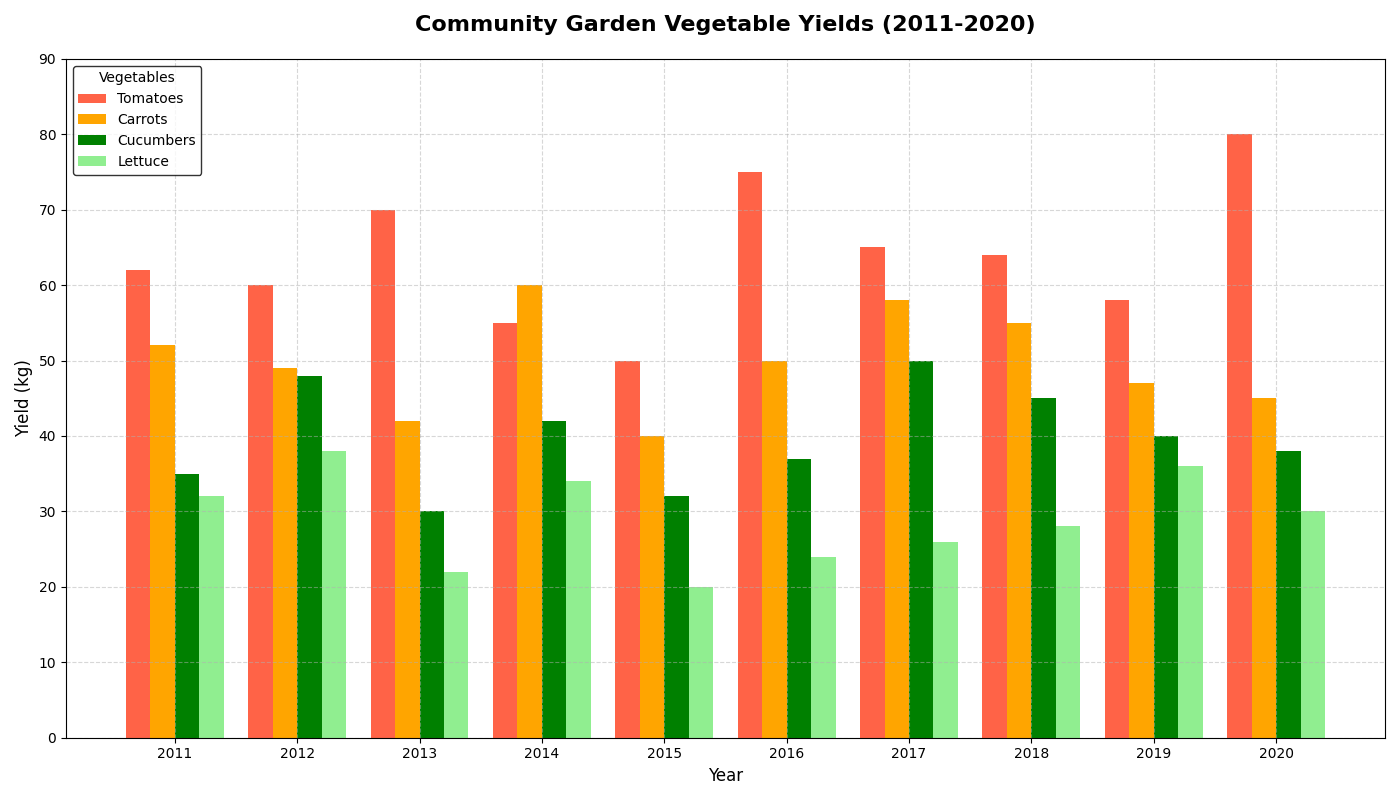

This chart was generated by the following Python code:
import matplotlib.pyplot as plt
import numpy as np

# Define years from 2011 to 2020
years = np.arange(2011, 2021)

# Manually shuffled yields of different vegetables in kilograms
tomatoes = np.array([62, 60, 70, 55, 50, 75, 65, 64, 58, 80])
carrots = np.array([52, 49, 42, 60, 40, 50, 58, 55, 47, 45])
cucumbers = np.array([35, 48, 30, 42, 32, 37, 50, 45, 40, 38])
lettuce = np.array([32, 38, 22, 34, 20, 24, 26, 28, 36, 30])

# Setup the main plot
fig, ax = plt.subplots(figsize=(14, 8))

# Bar chart for vegetable yields
width = 0.2
ax.bar(years - width * 1.5, tomatoes, width, label='Tomatoes', color='tomato')
ax.bar(years - width / 2, carrots, width, label='Carrots', color='orange')
ax.bar(years + width / 2, cucumbers, width, label='Cucumbers', color='green')
ax.bar(years + width * 1.5, lettuce, width, label='Lettuce', color='lightgreen')

# Titles and labels
ax.set_title('Community Garden Vegetable Yields (2011-2020)', fontsize=16, fontweight='bold', pad=20)
ax.set_xlabel('Year', fontsize=12)
ax.set_ylabel('Yield (kg)', fontsize=12)
ax.set_xticks(years)
ax.set_yticks(np.arange(0, 100, 10))
ax.grid(True, linestyle='--', alpha=0.5)

# Adding legend
ax.legend(loc='upper left', fontsize=10, edgecolor='black', title='Vegetables')

plt.tight_layout()
plt.show()
